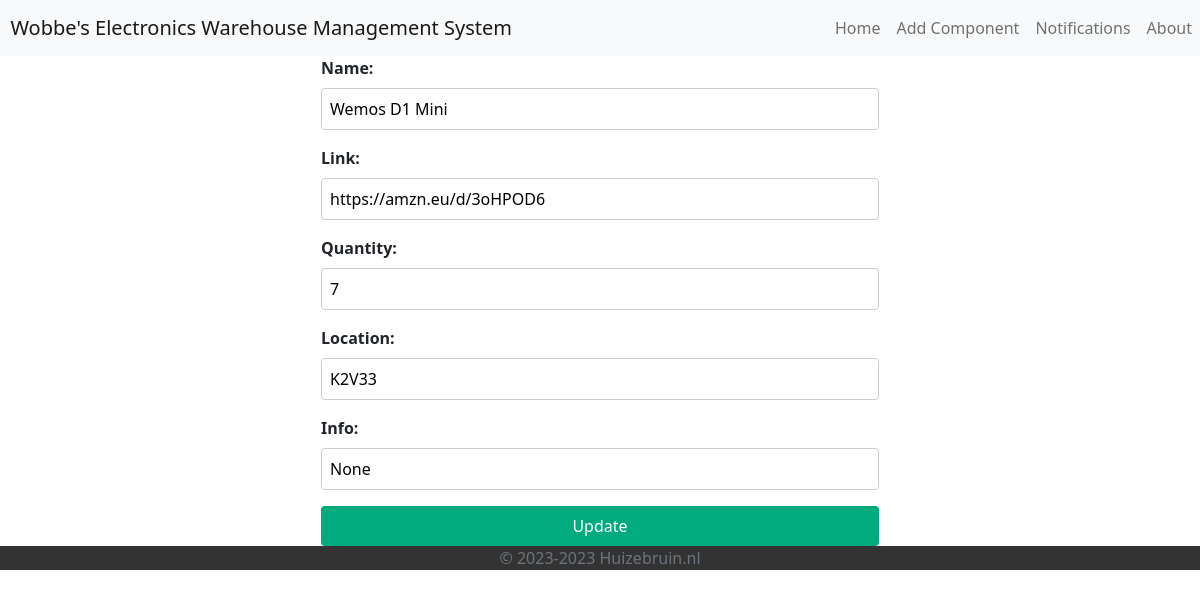
Screenshot of /update/1 with the database file from the repository.
### tables this page shows
CREATE TABLE "components" (
	"id"	INTEGER,
	"name"	TEXT NOT NULL,
	"link"	TEXT,
	"quantity"	INTEGER,
	"location"	TEXT,
	"info"	TEXT,
	"last_update"	TEXT,
	PRIMARY KEY("id" AUTOINCREMENT)
);

### app.py (the view)
@app.route('/update/<int:id>', methods=['GET', 'POST'])
def update_component(id):
    conn = sqlite3.connect(db_file)
    c = conn.cursor()
    c.execute('SELECT * FROM components WHERE id=?', (id,))
    component = c.fetchone()
    conn.close()
    if request.method == 'POST':
        name = request.form['name']
        link = request.form['link']
        quantity = request.form['quantity']
        location = request.form['location']
        info = request.form['info']
        conn = sqlite3.connect(db_file)
        c = conn.cursor()
        c.execute('UPDATE components SET name=?, link=?, quantity=?, location=?, info=?, last_update=CURRENT_TIMESTAMP WHERE id=?', (name, link, quantity, location, info, id))
        conn.commit()
        conn.close()
        return redirect('/')
    else:
        return render_template('update.html', component=component)

### app.py (called while the page is built)
@app.context_processor
def inject_current_year():
    return {'current_year': datetime.datetime.now().year}

### templates/update.html
    {% extends 'base.html' %}
    {% block content %}
    <h5>Update Component</h5>
    <form method="POST">
        <label for="name">Name:</label>
        <input type="text" id="name" name="name" value="{{ component[1] }}" required>
        <label for="link">Link:</label>
        <input type="text" id="link" name="link" value="{{ component[2] }}" >
        <label for="quantity">Quantity:</label>
        <input type="number" id="quantity" name="quantity" value="{{ component[3] }}" required>
        <label for="location">Location:</label>
        <input type="text" id="location" name="location" value="{{ component[4] }}" required>
        <label for="info">Info:</label>
        <input type="text" id="info" name="info" value="{{ component[5] }}" >
        <input type="submit" value="Update">
    </form>
    {% endblock %}

### static/styles.css (style rules this page uses)
form { display: flex; flex-direction: column; width: 50%; margin: auto; }
label { margin-bottom: 0.5rem; font-weight: bold; }
input[type=text], input[type=number] { margin-bottom: 1rem; padding: 0.5rem; border-radius: 4px; border: 1px solid #ccc; }
input[type=submit] { background-color: #01ab7e; color: white; padding: 0.5rem; border: none; border-radius: 4px; cursor: pointer; }
body { display: flex; flex-direction: column; min-height: 100vh; }

### rows the page displays
components: name "Wemos D1 Mini", link "https://amzn.eu/d/3oHPOD6", quantity "7", location "K2V33"
